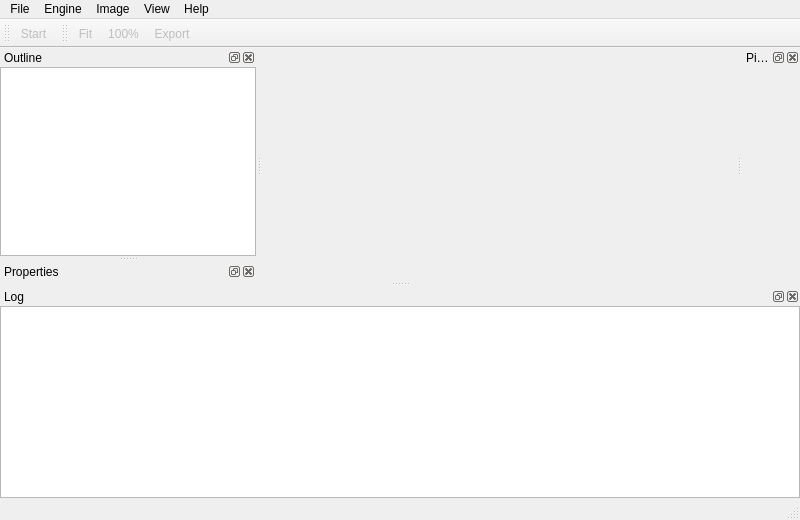
<?xml version="1.0" encoding="UTF-8"?>
<ui version="4.0">
 <class>MainWindowClass</class>
 <widget class="QMainWindow" name="MainWindowClass">
  <property name="geometry">
   <rect>
    <x>0</x>
    <y>0</y>
    <width>800</width>
    <height>520</height>
   </rect>
  </property>
  <property name="windowTitle">
   <string>PearRay Viewer</string>
  </property>
  <property name="windowIcon">
   <iconset resource="../../../ui/resources/icons.qrc">
    <normaloff>:/icon_viewer</normaloff>:/icon_viewer</iconset>
  </property>
  <widget class="PR::UI::ImageView" name="imageView"/>
  <widget class="QMenuBar" name="menuBar">
   <property name="geometry">
    <rect>
     <x>0</x>
     <y>0</y>
     <width>800</width>
     <height>22</height>
    </rect>
   </property>
   <widget class="QMenu" name="menuFile">
    <property name="title">
     <string>File</string>
    </property>
    <widget class="QMenu" name="menuRecentFiles">
     <property name="title">
      <string>Open Recent</string>
     </property>
     <addaction name="separator"/>
    </widget>
    <addaction name="actionOpenFile"/>
    <addaction name="menuRecentFiles"/>
    <addaction name="separator"/>
    <addaction name="actionSettings"/>
    <addaction name="separator"/>
    <addaction name="actionQuit"/>
   </widget>
   <widget class="QMenu" name="menuHelp">
    <property name="title">
     <string>Help</string>
    </property>
    <widget class="QMenu" name="menuExternal_Links">
     <property name="title">
      <string>External Links</string>
     </property>
     <addaction name="actionWebsite"/>
    </widget>
    <addaction name="actionShortcuts"/>
    <addaction name="actionQuickGuide"/>
    <addaction name="actionManual"/>
    <addaction name="separator"/>
    <addaction name="menuExternal_Links"/>
    <addaction name="separator"/>
    <addaction name="actionAbout"/>
    <addaction name="actionAboutQt"/>
   </widget>
   <widget class="QMenu" name="menuView">
    <property name="title">
     <string>View</string>
    </property>
    <widget class="QMenu" name="menuDocks">
     <property name="title">
      <string>Docks</string>
     </property>
     <addaction name="actionShow_All"/>
     <addaction name="actionHide_All"/>
     <addaction name="separator"/>
    </widget>
    <widget class="QMenu" name="menuToolbars">
     <property name="title">
      <string>Toolbars</string>
     </property>
     <addaction name="actionShow_All_2"/>
     <addaction name="actionHide_All_2"/>
     <addaction name="separator"/>
    </widget>
    <addaction name="menuDocks"/>
    <addaction name="menuToolbars"/>
   </widget>
   <widget class="QMenu" name="menuEngine">
    <property name="title">
     <string>Engine</string>
    </property>
    <addaction name="actionStart"/>
   </widget>
   <widget class="QMenu" name="menuImage">
    <property name="title">
     <string>Image</string>
    </property>
    <widget class="QMenu" name="menuScale">
     <property name="title">
      <string>Scale</string>
     </property>
     <addaction name="actionFit"/>
     <addaction name="action100"/>
    </widget>
    <addaction name="actionExport"/>
    <addaction name="menuScale"/>
   </widget>
   <addaction name="menuFile"/>
   <addaction name="menuEngine"/>
   <addaction name="menuImage"/>
   <addaction name="menuView"/>
   <addaction name="menuHelp"/>
  </widget>
  <widget class="QStatusBar" name="statusBar"/>
  <widget class="QToolBar" name="controlToolBar">
   <property name="windowTitle">
    <string>Control</string>
   </property>
   <attribute name="toolBarArea">
    <enum>TopToolBarArea</enum>
   </attribute>
   <attribute name="toolBarBreak">
    <bool>false</bool>
   </attribute>
   <addaction name="actionStart"/>
  </widget>
  <widget class="QDockWidget" name="imagePipelineDW">
   <property name="windowTitle">
    <string>Pipeline</string>
   </property>
   <attribute name="dockWidgetArea">
    <number>2</number>
   </attribute>
   <widget class="QWidget" name="dockWidgetContents">
    <layout class="QVBoxLayout" name="verticalLayout">
     <item>
      <widget class="PR::UI::ImagePipelineEditor" name="imagePipeline" native="true"/>
     </item>
    </layout>
   </widget>
  </widget>
  <widget class="QDockWidget" name="outlineDW">
   <property name="windowTitle">
    <string>Outline</string>
   </property>
   <attribute name="dockWidgetArea">
    <number>1</number>
   </attribute>
   <widget class="QWidget" name="dockWidgetContents_2">
    <layout class="QVBoxLayout" name="verticalLayout_3">
     <property name="leftMargin">
      <number>0</number>
     </property>
     <property name="topMargin">
      <number>0</number>
     </property>
     <property name="rightMargin">
      <number>0</number>
     </property>
     <property name="bottomMargin">
      <number>0</number>
     </property>
     <item>
      <widget class="QTreeView" name="outlineTV"/>
     </item>
    </layout>
   </widget>
  </widget>
  <widget class="QToolBar" name="imageToolBar">
   <property name="windowTitle">
    <string>Image</string>
   </property>
   <attribute name="toolBarArea">
    <enum>TopToolBarArea</enum>
   </attribute>
   <attribute name="toolBarBreak">
    <bool>false</bool>
   </attribute>
   <addaction name="actionFit"/>
   <addaction name="action100"/>
   <addaction name="actionExport"/>
  </widget>
  <widget class="QDockWidget" name="logDW">
   <property name="windowTitle">
    <string>Log</string>
   </property>
   <attribute name="dockWidgetArea">
    <number>8</number>
   </attribute>
   <widget class="QWidget" name="dockWidgetContents_3">
    <layout class="QVBoxLayout" name="verticalLayout_2">
     <property name="leftMargin">
      <number>0</number>
     </property>
     <property name="topMargin">
      <number>0</number>
     </property>
     <property name="rightMargin">
      <number>0</number>
     </property>
     <property name="bottomMargin">
      <number>0</number>
     </property>
     <item>
      <widget class="QTableView" name="logLW">
       <property name="editTriggers">
        <set>QAbstractItemView::NoEditTriggers</set>
       </property>
       <property name="alternatingRowColors">
        <bool>true</bool>
       </property>
       <property name="selectionMode">
        <enum>QAbstractItemView::ContiguousSelection</enum>
       </property>
       <property name="selectionBehavior">
        <enum>QAbstractItemView::SelectRows</enum>
       </property>
       <attribute name="horizontalHeaderShowSortIndicator" stdset="0">
        <bool>true</bool>
       </attribute>
       <attribute name="horizontalHeaderStretchLastSection">
        <bool>true</bool>
       </attribute>
       <attribute name="verticalHeaderVisible">
        <bool>false</bool>
       </attribute>
      </widget>
     </item>
    </layout>
   </widget>
  </widget>
  <widget class="QDockWidget" name="propertiesDW">
   <property name="windowTitle">
    <string>Properties</string>
   </property>
   <attribute name="dockWidgetArea">
    <number>1</number>
   </attribute>
   <widget class="QWidget" name="dockWidgetContents_4"/>
  </widget>
  <action name="actionOpenFile">
   <property name="text">
    <string>Open File...</string>
   </property>
   <property name="shortcut">
    <string>Ctrl+O</string>
   </property>
  </action>
  <action name="actionQuit">
   <property name="text">
    <string>Quit</string>
   </property>
   <property name="shortcut">
    <string>Ctrl+Q</string>
   </property>
  </action>
  <action name="actionAbout">
   <property name="text">
    <string>About</string>
   </property>
   <property name="shortcut">
    <string>F5</string>
   </property>
  </action>
  <action name="actionAboutQt">
   <property name="text">
    <string>About Qt</string>
   </property>
   <property name="shortcut">
    <string>F6</string>
   </property>
  </action>
  <action name="actionManual">
   <property name="text">
    <string>Manual</string>
   </property>
   <property name="shortcut">
    <string>F1</string>
   </property>
  </action>
  <action name="actionQuickGuide">
   <property name="text">
    <string>Quick Guide</string>
   </property>
   <property name="shortcut">
    <string>F3</string>
   </property>
  </action>
  <action name="actionShortcuts">
   <property name="text">
    <string>Shortcuts</string>
   </property>
   <property name="shortcut">
    <string>F4</string>
   </property>
  </action>
  <action name="actionWebsite">
   <property name="icon">
    <iconset>
     <normaloff>:/ic_home_black_24dp_2x.png</normaloff>:/ic_home_black_24dp_2x.png</iconset>
   </property>
   <property name="text">
    <string>Website</string>
   </property>
   <property name="shortcut">
    <string>F2</string>
   </property>
  </action>
  <action name="actionShow_All">
   <property name="text">
    <string>Show All</string>
   </property>
  </action>
  <action name="actionHide_All">
   <property name="text">
    <string>Hide All</string>
   </property>
  </action>
  <action name="actionShow_All_2">
   <property name="text">
    <string>Show All</string>
   </property>
  </action>
  <action name="actionHide_All_2">
   <property name="text">
    <string>Hide All</string>
   </property>
  </action>
  <action name="actionStart">
   <property name="enabled">
    <bool>false</bool>
   </property>
   <property name="icon">
    <iconset resource="../../../ui/resources/icons.qrc">
     <normaloff>:/play_icon</normaloff>:/play_icon</iconset>
   </property>
   <property name="text">
    <string>Start</string>
   </property>
  </action>
  <action name="actionExport">
   <property name="enabled">
    <bool>false</bool>
   </property>
   <property name="icon">
    <iconset resource="../../../ui/resources/icons.qrc">
     <normaloff>:/download_icon</normaloff>:/download_icon</iconset>
   </property>
   <property name="text">
    <string>Export</string>
   </property>
  </action>
  <action name="actionFit">
   <property name="enabled">
    <bool>false</bool>
   </property>
   <property name="icon">
    <iconset resource="../../../ui/resources/icons.qrc">
     <normaloff>:/overscan_icon</normaloff>:/overscan_icon</iconset>
   </property>
   <property name="text">
    <string>Fit</string>
   </property>
  </action>
  <action name="action100">
   <property name="enabled">
    <bool>false</bool>
   </property>
   <property name="icon">
    <iconset resource="../../../ui/resources/icons.qrc">
     <normaloff>:/aspect_ratio_icon</normaloff>:/aspect_ratio_icon</iconset>
   </property>
   <property name="text">
    <string>100%</string>
   </property>
  </action>
  <action name="actionSettings">
   <property name="text">
    <string>Settings</string>
   </property>
  </action>
 </widget>
 <layoutdefault spacing="6" margin="11"/>
 <customwidgets>
  <customwidget>
   <class>PR::UI::ImageView</class>
   <extends>QWidget</extends>
   <header>widgets/ImageView.h</header>
   <container>1</container>
  </customwidget>
  <customwidget>
   <class>PR::UI::ImagePipelineEditor</class>
   <extends>QWidget</extends>
   <header>widgets/ImagePipelineEditor.h</header>
   <container>1</container>
  </customwidget>
 </customwidgets>
 <resources>
  <include location="../../../ui/resources/icons.qrc"/>
 </resources>
 <connections/>
</ui>
